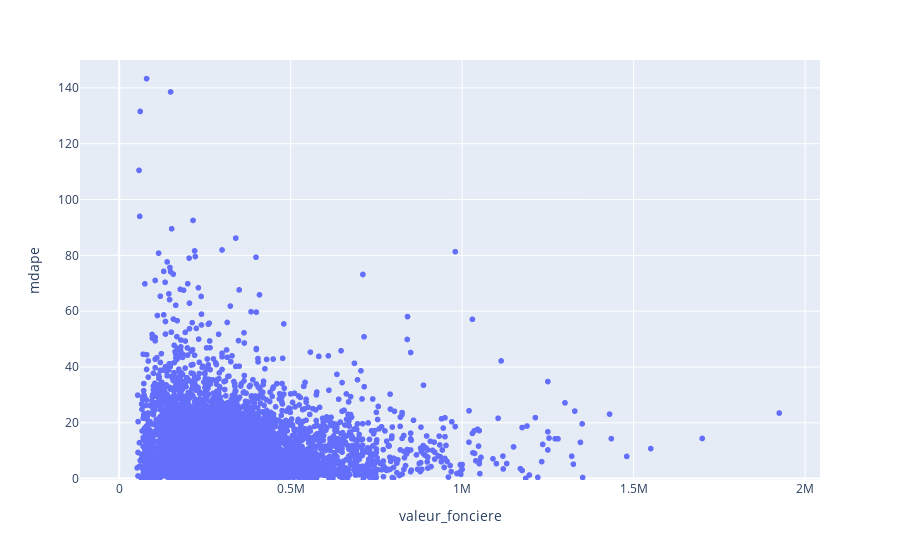

Notebook code cell kept with this figure:
### Code cell
fig = px.scatter(X_test, x = 'valeur_fonciere', y = 'mdape')
fig.update_layout(yaxis_range=[-0.5, 150])
fig.show()

### Figure 1 — Plotly figure (JSON) as saved in the notebook; plotly's stock layout.template omitted (floating-point values rounded to 4 significant figures; data arrays with more than 128 entries replaced by an {"elided": "..."} marker saying what was removed)
{"data": [{"hovertemplate": "valeur_fonciere=%{x}<br>mdape=%{y}<extra></extra>", "legendgroup": "", "marker": {"color": "#636efa", "symbol": "circle"}, "mode": "markers", "name": "", "showlegend": false, "type": "scattergl", "x": {"elided": "6168 float values"}, "xaxis": "x", "y": {"elided": "6168 float values"}, "yaxis": "y"}], "layout": {"legend": {"tracegroupgap": 0}, "margin": {"t": 60}, "xaxis": {"anchor": "y", "domain": [0, 1], "title": {"text": "valeur_fonciere"}}, "yaxis": {"anchor": "x", "domain": [0, 1], "range": [-0.5, 150], "title": {"text": "mdape"}}}}
